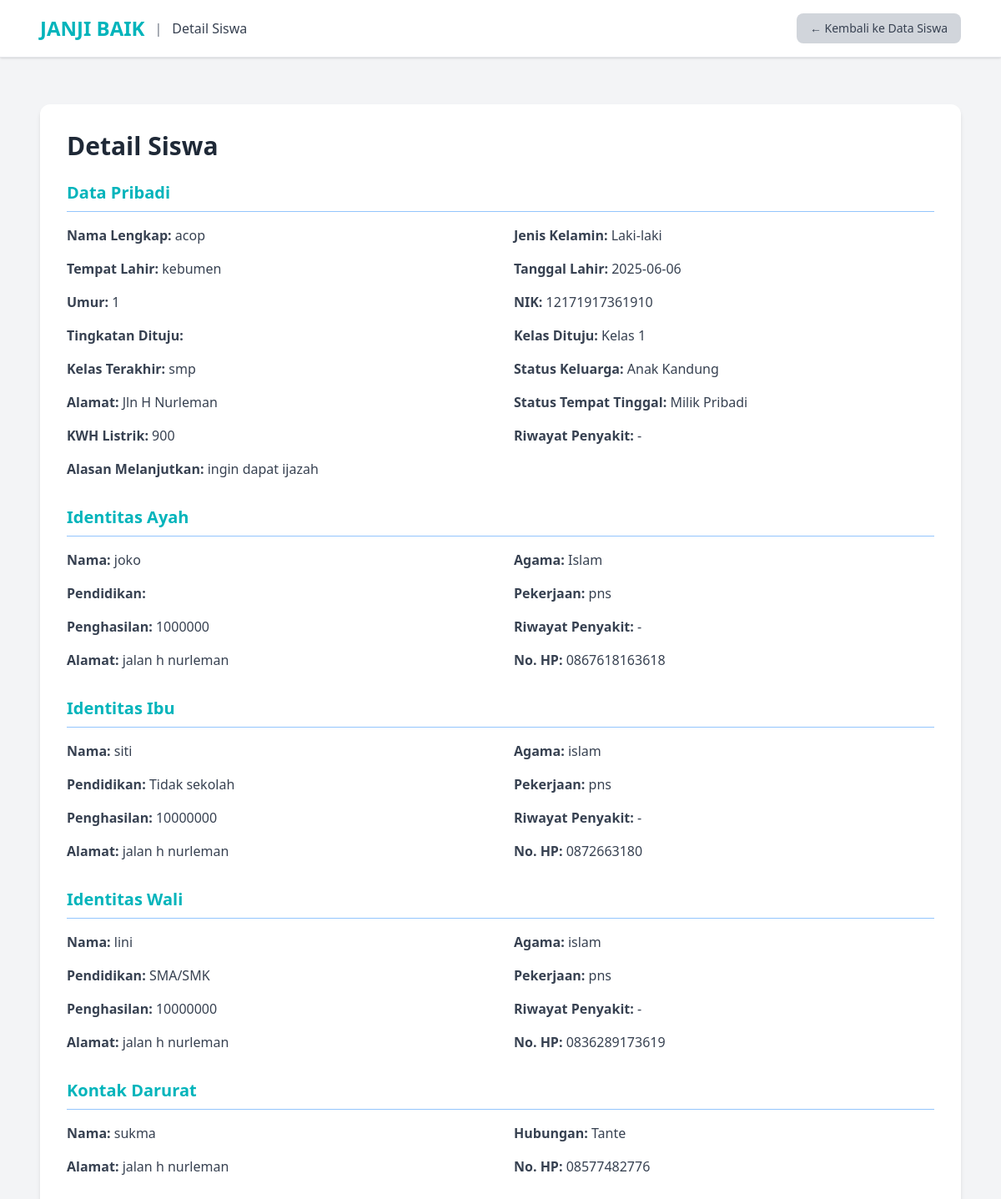
Screenshot of /admin/detail_siswa.php?id=18 with the database file from the repository.
### tables this page shows
CREATE TABLE `siswa` (
  `id` int(11) NOT NULL,
  `nama_lengkap` varchar(100) DEFAULT NULL,
  `jenis_kelamin` enum('Laki-laki','Perempuan') DEFAULT NULL,
  `tempat_lahir` varchar(50) DEFAULT NULL,
  `tanggal_lahir` date DEFAULT NULL,
  `umur` int(11) DEFAULT NULL,
  `nik` varchar(20) DEFAULT NULL,
  `tingkatan_dituju` enum('Paket A','Paket B','Paket C') DEFAULT NULL,
  `kelas_dituju` varchar(10) DEFAULT NULL,
  `kelas_terakhir` varchar(50) DEFAULT NULL,
  `status_keluarga` enum('Anak Kandung','Anak Angkat','Anak Sambung/Tiri') DEFAULT NULL,
  `alamat` text DEFAULT NULL,
  `status_tempat_tinggal` enum('Sewa','Milik Pribadi','Tinggal dengan Saudara') DEFAULT NULL,
  `kwh_listrik` enum('450','900','1300','2200','3500 ke atas') DEFAULT NULL,
  `riwayat_penyakit` text DEFAULT NULL,
  `alasan_melanjutkan` text DEFAULT NULL,
  `ayah_nama` varchar(100) DEFAULT NULL,
  `ayah_agama` varchar(20) DEFAULT NULL,
  `ayah_pendidikan` enum('Tidak Sekolah','SD/Sederajat','SMP/Sederajat','SMA/Sederajat','D1/D2/D3','S1/Sarjana','S2/Magister','S3/Doktor') DEFAULT NULL,
  `ayah_pekerjaan` varchar(50) DEFAULT NULL,
  `ayah_penghasilan` varchar(50) DEFAULT NULL,
  `ayah_riwayat_penyakit` text DEFAULT NULL,
  `ayah_alamat` text DEFAULT NULL,
  `ayah_nohp` varchar(15) DEFAULT NULL,
  `ibu_nama` varchar(100) DEFAULT NULL,
  `ibu_agama` varchar(20) DEFAULT NULL,
  `ibu_pendidikan` varchar(30) DEFAULT NULL,
  `ibu_pekerjaan` varchar(50) DEFAULT NULL,
  `ibu_penghasilan` varchar(50) DEFAULT NULL,
  `ibu_riwayat_penyakit` text DEFAULT NULL,
  `ibu_alamat` text DEFAULT NULL,
  `ibu_nohp` varchar(15) DEFAULT NULL,
  `wali_nama` varchar(100) DEFAULT NULL,
  `wali_agama` varchar(20) DEFAULT NULL,
  `wali_pendidikan` varchar(30) DEFAULT NULL,
  `wali_pekerjaan` varchar(50) DEFAULT NULL,
  `wali_penghasilan` varchar(50) DEFAULT NULL,
  `wali_riwayat_penyakit` text DEFAULT NULL,
  `wali_alamat` text DEFAULT NULL,
  `wali_nohp` varchar(15) DEFAULT NULL,
  `kontak_nama` varchar(100) DEFAULT NULL,
  `kontak_hubungan` varchar(50) DEFAULT NULL,
  `kontak_alamat` text DEFAULT NULL,
  `kontak_nohp` varchar(15) DEFAULT NULL
);

### admin/detail_siswa.php (the view, shortened to what this page needs)
<?php
$koneksi = new mysqli("localhost", "root", "", "janjibaik_db");
$id = intval($_GET['id']);
$query = "SELECT * FROM siswa WHERE id = $id";
$result = $koneksi->query($query);
$siswa = $result->fetch_assoc();
?>
<!DOCTYPE html>
<html lang="id">
<head>
    <script src="https://cdn.tailwindcss.com"></script>
</head>
<body class="bg-gray-100 min-h-screen">
    <header class="bg-white shadow border-b sticky top-0 z-50">
        <div class="max-w-6xl mx-auto px-6 py-4 flex justify-between items-center">
            <div class="flex items-center space-x-3">
                <h1 class="text-2xl font-bold text-[#01B4BB]">JANJI BAIK</h1>
                <span class="text-gray-500">|</span>
                <span class="text-gray-700 font-medium">Detail Siswa</span>
            </div>
            <a href="data_siswa.php" class="inline-flex items-center bg-gray-300 text-gray-700 hover:bg-gray-400 px-4 py-2 rounded-lg text-sm transition">
                ← Kembali ke Data Siswa
            </a>
        </div>
    </header>
    <main class="max-w-6xl mx-auto p-6 mt-8">
        <div class="bg-white rounded-xl shadow-md p-8">
            <h2 class="text-3xl font-bold text-gray-800 mb-6">Detail Siswa</h2>
            <?php
            function section_start($title) {
                echo "<section class='mb-8'>";
                echo "<h3 class='text-xl font-semibold text-[#01B4BB] border-b border-blue-300 pb-2 mb-4'>$title</h3>";
                echo "<div class='grid grid-cols-1 md:grid-cols-2 gap-x-8 gap-y-4 text-gray-700'>";
            }
            function section_end() {
                echo "</div></section>";
            }
            ?>
            <?php section_start('Data Pribadi'); ?>
                <p><span class="font-semibold">Nama Lengkap:</span> <?= htmlspecialchars($siswa['nama_lengkap']); ?></p>
                <p><span class="font-semibold">Jenis Kelamin:</span> <?= htmlspecialchars($siswa['jenis_kelamin']); ?></p>
                <p><span class="font-semibold">Tempat Lahir:</span> <?= htmlspecialchars($siswa['tempat_lahir']); ?></p>
                <p><span class="font-semibold">Tanggal Lahir:</span> <?= htmlspecialchars($siswa['tanggal_lahir']); ?></p>
                <p><span class="font-semibold">Umur:</span> <?= htmlspecialchars($siswa['umur']); ?></p>
                <p><span class="font-semibold">NIK:</span> <?= htmlspecialchars($siswa['nik']); ?></p>
                <p><span class="font-semibold">Tingkatan Dituju:</span> <?= htmlspecialchars($siswa['tingkatan_dituju']); ?></p>
                <p><span class="font-semibold">Kelas Dituju:</span> <?= htmlspecialchars($siswa['kelas_dituju']); ?></p>
                <p><span class="font-semibold">Kelas Terakhir:</span> <?= htmlspecialchars($siswa['kelas_terakhir']); ?></p>
                <p><span class="font-semibold">Status Keluarga:</span> <?= htmlspecialchars($siswa['status_keluarga']); ?></p>
                <p><span class="font-semibold">Alamat:</span> <?= htmlspecialchars($siswa['alamat']); ?></p>
                <p><span class="font-semibold">Status Tempat Tinggal:</span> <?= htmlspecialchars($siswa['status_tempat_tinggal']); ?></p>
                <p><span class="font-semibold">KWH Listrik:</span> <?= htmlspecialchars($siswa['kwh_listrik']); ?></p>
                <p><span class="font-semibold">Riwayat Penyakit:</span> <?= htmlspecialchars($siswa['riwayat_penyakit']); ?></p>
                <p><span class="font-semibold">Alasan Melanjutkan:</span> <?= htmlspecialchars($siswa['alasan_melanjutkan']); ?></p>
            <?php section_end(); ?>
                <p><span class="font-semibold">Nama:</span> <?= htmlspecialchars($siswa['ayah_nama']); ?></p>
                <p><span class="font-semibold">Agama:</span> <?= htmlspecialchars($siswa['ayah_agama']); ?></p>
                <p><span class="font-semibold">Pendidikan:</span> <?= htmlspecialchars($siswa['ayah_pendidikan']); ?></p>
                <p><span class="font-semibold">Pekerjaan:</span> <?= htmlspecialchars($siswa['ayah_pekerjaan']); ?></p>
                <p><span class="font-semibold">Penghasilan:</span> <?= htmlspecialchars($siswa['ayah_penghasilan']); ?></p>
                <p><span class="font-semibold">Riwayat Penyakit:</span> <?= htmlspecialchars($siswa['ayah_riwayat_penyakit']); ?></p>
                <p><span class="font-semibold">Alamat:</span> <?= htmlspecialchars($siswa['ayah_alamat']); ?></p>
                <p><span class="font-semibold">No. HP:</span> <?= htmlspecialchars($siswa['ayah_nohp']); ?></p>
                <p><span class="font-semibold">Nama:</span> <?= htmlspecialchars($siswa['ibu_nama']); ?></p>
                <p><span class="font-semibold">Agama:</span> <?= htmlspecialchars($siswa['ibu_agama']); ?></p>
                <p><span class="font-semibold">Pendidikan:</span> <?= htmlspecialchars($siswa['ibu_pendidikan']); ?></p>
                <p><span class="font-semibold">Pekerjaan:</span> <?= htmlspecialchars($siswa['ibu_pekerjaan']); ?></p>
                <p><span class="font-semibold">Penghasilan:</span> <?= htmlspecialchars($siswa['ibu_penghasilan']); ?></p>
                <p><span class="font-semibold">Riwayat Penyakit:</span> <?= htmlspecialchars($siswa['ibu_riwayat_penyakit']); ?></p>
                <p><span class="font-semibold">Alamat:</span> <?= htmlspecialchars($siswa['ibu_alamat']); ?></p>
                <p><span class="font-semibold">No. HP:</span> <?= htmlspecialchars($siswa['ibu_nohp']); ?></p>
                <p><span class="font-semibold">Nama:</span> <?= htmlspecialchars($siswa['wali_nama']); ?></p>
                <p><span class="font-semibold">Agama:</span> <?= htmlspecialchars($siswa['wali_agama']); ?></p>
                <p><span class="font-semibold">Pendidikan:</span> <?= htmlspecialchars($siswa['wali_pendidikan']); ?></p>
                <p><span class="font-semibold">Pekerjaan:</span> <?= htmlspecialchars($siswa['wali_pekerjaan']); ?></p>
                <p><span class="font-semibold">Penghasilan:</span> <?= htmlspecialchars($siswa['wali_penghasilan']); ?></p>
                <p><span class="font-semibold">Riwayat Penyakit:</span> <?= htmlspecialchars($siswa['wali_riwayat_penyakit']); ?></p>
                <p><span class="font-semibold">Alamat:</span> <?= htmlspecialchars($siswa['wali_alamat']); ?></p>
                <p><span class="font-semibold">No. HP:</span> <?= htmlspecialchars($siswa['wali_nohp']); ?></p>
                <p><span class="font-semibold">Nama:</span> <?= htmlspecialchars($siswa['kontak_nama']); ?></p>
                <p><span class="font-semibold">Hubungan:</span> <?= htmlspecialchars($siswa['kontak_hubungan']); ?></p>
                <p><span class="font-semibold">Alamat:</span> <?= htmlspecialchars($siswa['kontak_alamat']); ?></p>
                <p><span class="font-semibold">No. HP:</span> <?= htmlspecialchars($siswa['kontak_nohp']); ?></p>
        </div>
    </main>
</body>
</html>

### rows the page displays
siswa: nama_lengkap "acop", jenis_kelamin "Laki-laki", tempat_lahir "kebumen", tanggal_lahir "2025-06-06", umur "1", nik "12171917361910", kelas_dituju "Kelas 1", kelas_terakhir "smp", status_keluarga "Anak Kandung", alamat "Jln H Nurleman", status_tempat_tinggal "Milik Pribadi", kwh_listrik "900", riwayat_penyakit "-", alasan_melanjutkan "ingin dapat ijazah", ayah_nama "joko", ayah_agama "Islam", ayah_pekerjaan "pns", ayah_penghasilan "1000000", ayah_riwayat_penyakit "-", ayah_alamat "jalan h nurleman", ayah_nohp "0867618163618", ibu_nama "siti", ibu_agama "islam", ibu_pendidikan "Tidak sekolah", ibu_pekerjaan "pns", ibu_penghasilan "10000000", ibu_riwayat_penyakit "-", ibu_alamat "jalan h nurleman", ibu_nohp "0872663180", wali_nama "lini", wali_agama "islam", wali_pendidikan "SMA/SMK", wali_pekerjaan "pns", wali_penghasilan "10000000", wali_riwayat_penyakit "-", wali_alamat "jalan h nurleman", wali_nohp "0836289173619", kontak_nama "sukma", kontak_hubungan "Tante", kontak_alamat "jalan h nurleman", kontak_nohp "08577482776"

### other values shown
$title "Data Pribadi Identitas Ayah Identitas Ibu Identitas Wali Kontak Darurat"
